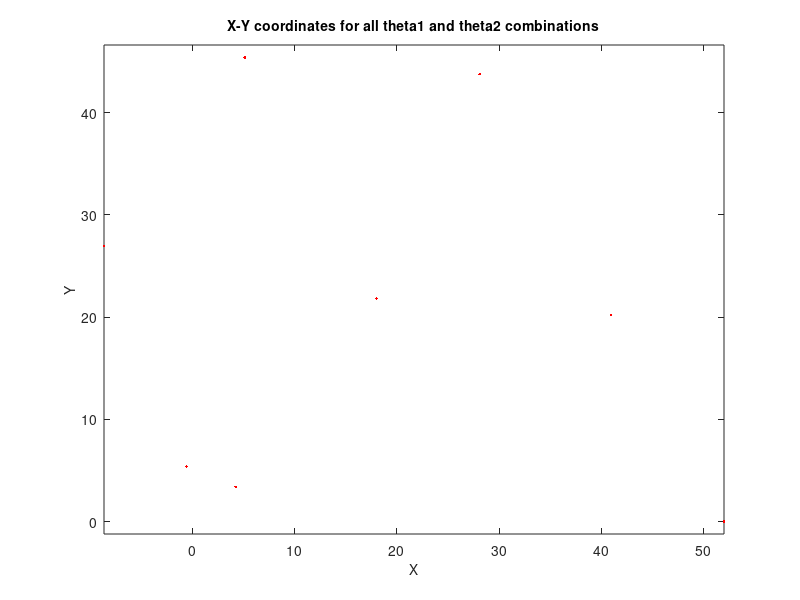

MATLAB code for this plot:
l1 = 28; % length of first arm
l2 = 24; % length of second arm

theta1 = 0:1:pi/2; % all possible theta1 values
theta2 = 0:1:pi; % all possible theta2 values

[THETA1,THETA2] = meshgrid(theta1,theta2); % generate grid of angle values

X = l1 * cos(THETA1) + l2 * cos(THETA1 + THETA2); % compute x coordinates
Y = l1 * sin(THETA1) + l2 * sin(THETA1 + THETA2); % compute y coordinates

data1 = [X(:) Y(:) THETA1(:)]; % create x-y-theta1 dataset
data2 = [X(:) Y(:) THETA2(:)]; % create x-y-theta2 dataset


plot(X(:),Y(:),'r.'); 
axis equal;
xlabel('X','fontsize',10)
ylabel('Y','fontsize',10)
title('X-Y coordinates for all theta1 and theta2 combinations','fontsize',10)
